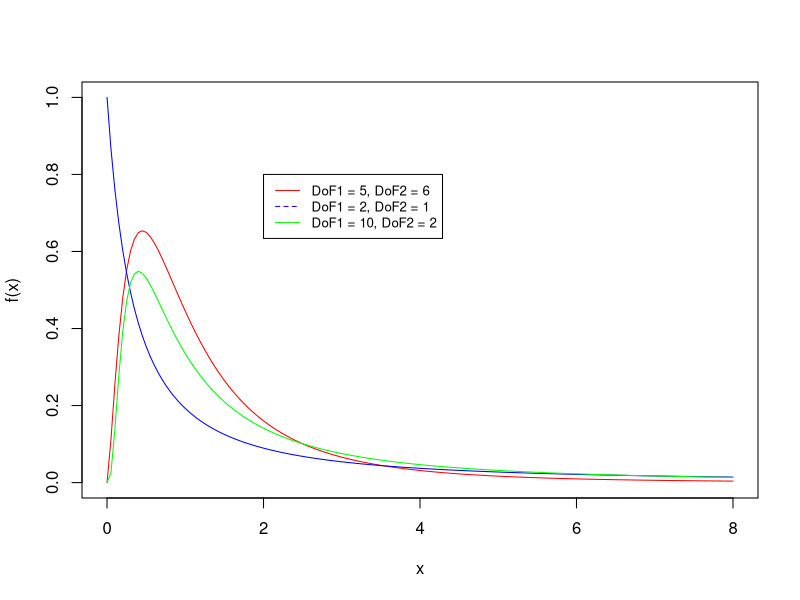
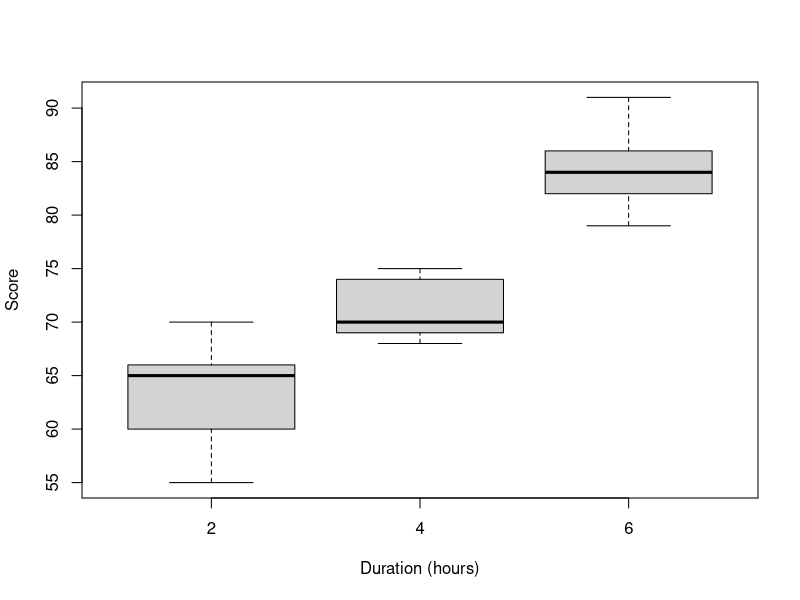
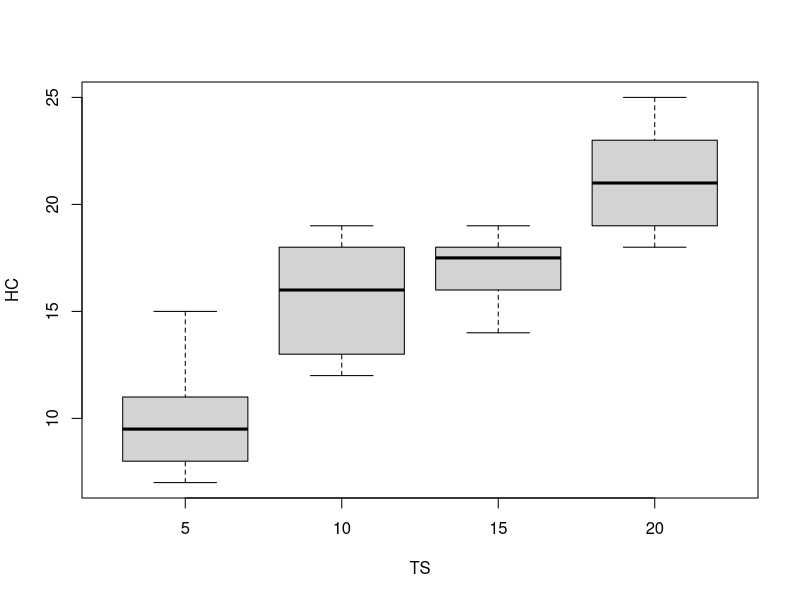
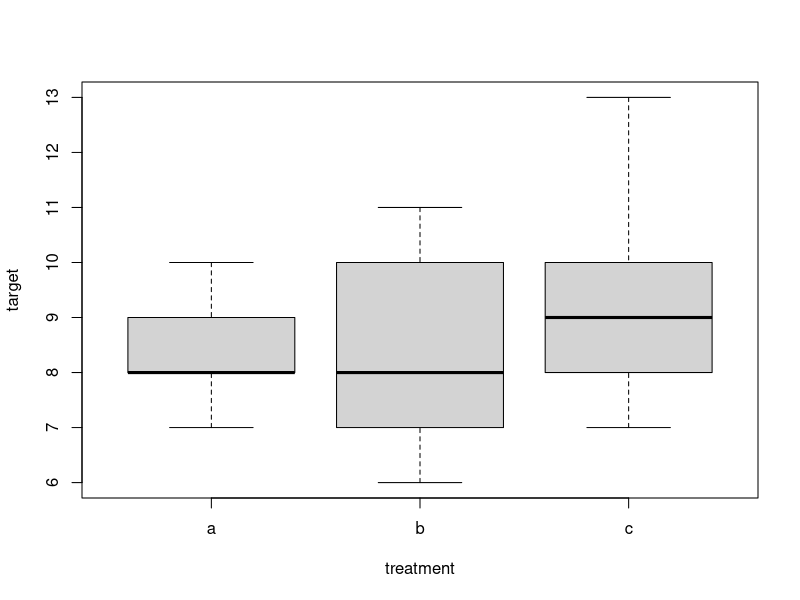

Recreate these plots in R, in order.
## ---- chunk 1
knitr::opts_chunk$set(echo = TRUE)
## ---- chunk 2
xd <- seq(0,8,0.05)
F1 <- df(xd,5,6)
F2 <- df(xd,2,1)
F3 <- df(xd,10,2)
plot(xd,F1,type="l",ylab="f(x)",xlab="x",col="red",xlim=c(0,8),ylim=c(0,1))
lines(xd,F2,col="blue")
lines(xd,F3,col="green")
legend(2, 0.8, legend=c("DoF1 = 5, DoF2 = 6", "DoF1 = 2, DoF2 = 1", "DoF1 = 10, DoF2 = 2"),
       col=c("red", "blue", "green"), lty=1:2, cex=0.8)
## ---- chunk 3
score <- c(60,70,65,66,55,70,74,75,68,69,79,82,84,86,91)
duration <-c(2,2,2,2,2,4,4,4,4,4,6,6,6,6,6)
knitr::kable(data.frame(score,duration),"simple")
## ---- chunk 4
score <- c(60,70,65,66,55,70,74,75,68,69,79,82,84,86,91)
duration <-c(2,2,2,2,2,4,4,4,4,4,6,6,6,6,6)
## ---- chunk 5
boxplot(score~duration, xlab="Duration (hours)", ylab = "Score")
## ---- chunk 6
aov_result <- aov(formula = score~factor(duration))
## ---- chunk 7
summary(aov_result)
## ---- chunk 8
DF <- read.csv('hardwood_concentration_two_col.csv')
## ---- chunk 9
DF$TS
## ---- chunk 10
DF$HC
## ---- chunk 11
boxplot(HC~TS,data=DF)
## ---- chunk 12
aov_df <- aov(formula=HC~factor(TS),data=DF)
## ---- chunk 13
summary(aov_df)
## ---- chunk 14
treatment <- c("a","a","a","a","a","b","b","b","b","b","c","c","c","c","c")

target <- c(8,9,8,10,7,10,11,8,7,6,13,9,7,8,10)
## ---- chunk 15
boxplot(target~treatment)
## ---- chunk 16
aov_result_2 <- aov(target~factor(treatment))
summary(aov_result_2)
